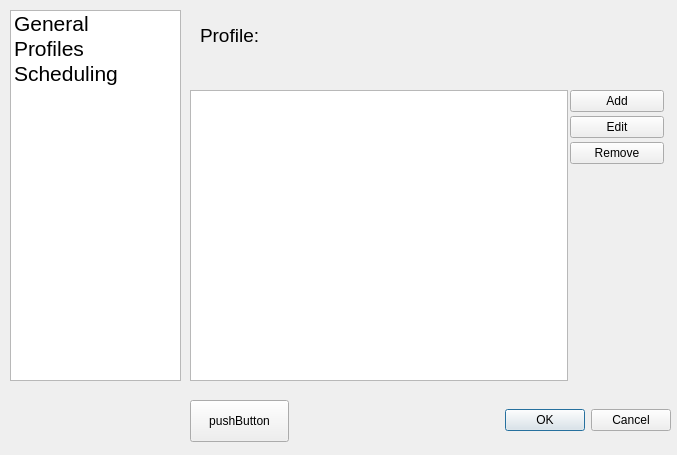
<?xml version="1.0" encoding="UTF-8"?>
<ui version="4.0">
 <class>SettingDialog</class>
 <widget class="QDialog" name="SettingDialog">
  <property name="geometry">
   <rect>
    <x>0</x>
    <y>0</y>
    <width>677</width>
    <height>455</height>
   </rect>
  </property>
  <property name="windowTitle">
   <string>Dialog</string>
  </property>
  <widget class="QDialogButtonBox" name="buttonBox">
   <property name="geometry">
    <rect>
     <x>220</x>
     <y>400</y>
     <width>451</width>
     <height>41</height>
    </rect>
   </property>
   <property name="orientation">
    <enum>Qt::Horizontal</enum>
   </property>
   <property name="standardButtons">
    <set>QDialogButtonBox::Cancel|QDialogButtonBox::Ok</set>
   </property>
  </widget>
  <widget class="QListWidget" name="sPageList">
   <property name="geometry">
    <rect>
     <x>10</x>
     <y>10</y>
     <width>171</width>
     <height>371</height>
    </rect>
   </property>
   <item>
    <property name="text">
     <string>General</string>
    </property>
    <property name="font">
     <font>
      <pointsize>16</pointsize>
     </font>
    </property>
    <property name="icon">
     <iconset theme="start">
      <normaloff>.</normaloff>.</iconset>
    </property>
   </item>
   <item>
    <property name="text">
     <string>Profiles</string>
    </property>
    <property name="font">
     <font>
      <pointsize>16</pointsize>
     </font>
    </property>
    <property name="icon">
     <iconset theme="style">
      <normaloff>.</normaloff>.</iconset>
    </property>
   </item>
   <item>
    <property name="text">
     <string>Scheduling</string>
    </property>
    <property name="font">
     <font>
      <pointsize>16</pointsize>
     </font>
    </property>
    <property name="icon">
     <iconset theme="time">
      <normaloff>.</normaloff>.</iconset>
    </property>
   </item>
  </widget>
  <widget class="QStackedWidget" name="stackedWidget">
   <property name="geometry">
    <rect>
     <x>180</x>
     <y>10</y>
     <width>491</width>
     <height>381</height>
    </rect>
   </property>
   <property name="currentIndex">
    <number>1</number>
   </property>
   <widget class="QWidget" name="generalPage">
    <widget class="QCheckBox" name="notifiyCheckBox">
     <property name="geometry">
      <rect>
       <x>190</x>
       <y>40</y>
       <width>181</width>
       <height>26</height>
      </rect>
     </property>
     <property name="text">
      <string>Enable Notifications</string>
     </property>
    </widget>
    <widget class="QCheckBox" name="hiddenCheckBox">
     <property name="geometry">
      <rect>
       <x>190</x>
       <y>100</y>
       <width>171</width>
       <height>26</height>
      </rect>
     </property>
     <property name="text">
      <string>Start Hidden</string>
     </property>
    </widget>
    <widget class="QCheckBox" name="autoStartCheckBox">
     <property name="geometry">
      <rect>
       <x>190</x>
       <y>160</y>
       <width>151</width>
       <height>26</height>
      </rect>
     </property>
     <property name="text">
      <string>AutoStart</string>
     </property>
    </widget>
   </widget>
   <widget class="QWidget" name="profilePage">
    <widget class="QListView" name="listView_2">
     <property name="geometry">
      <rect>
       <x>10</x>
       <y>80</y>
       <width>378</width>
       <height>291</height>
      </rect>
     </property>
    </widget>
    <widget class="QWidget" name="layoutWidget">
     <property name="geometry">
      <rect>
       <x>390</x>
       <y>80</y>
       <width>94</width>
       <height>291</height>
      </rect>
     </property>
     <layout class="QVBoxLayout" name="verticalLayout_8">
      <item>
       <layout class="QVBoxLayout" name="verticalLayout_9">
        <property name="spacing">
         <number>4</number>
        </property>
        <item>
         <widget class="QPushButton" name="addProfileBtn">
          <property name="text">
           <string>Add</string>
          </property>
         </widget>
        </item>
        <item>
         <widget class="QPushButton" name="editProfileBtn">
          <property name="text">
           <string>Edit</string>
          </property>
         </widget>
        </item>
        <item>
         <widget class="QPushButton" name="removeProfileBtn">
          <property name="text">
           <string>Remove</string>
          </property>
         </widget>
        </item>
        <item>
         <spacer name="verticalSpacer_4">
          <property name="orientation">
           <enum>Qt::Vertical</enum>
          </property>
          <property name="sizeHint" stdset="0">
           <size>
            <width>20</width>
            <height>40</height>
           </size>
          </property>
         </spacer>
        </item>
       </layout>
      </item>
     </layout>
    </widget>
    <widget class="QLabel" name="label">
     <property name="geometry">
      <rect>
       <x>20</x>
       <y>10</y>
       <width>111</width>
       <height>31</height>
      </rect>
     </property>
     <property name="font">
      <font>
       <pointsize>14</pointsize>
      </font>
     </property>
     <property name="text">
      <string>Profile:</string>
     </property>
    </widget>
   </widget>
   <widget class="QWidget" name="schedulePage"/>
  </widget>
  <widget class="QPushButton" name="pushButton">
   <property name="geometry">
    <rect>
     <x>190</x>
     <y>400</y>
     <width>99</width>
     <height>42</height>
    </rect>
   </property>
   <property name="text">
    <string>pushButton</string>
   </property>
  </widget>
 </widget>
 <resources/>
 <connections>
  <connection>
   <sender>buttonBox</sender>
   <signal>rejected()</signal>
   <receiver>SettingDialog</receiver>
   <slot>reject()</slot>
   <hints>
    <hint type="sourcelabel">
     <x>316</x>
     <y>260</y>
    </hint>
    <hint type="destinationlabel">
     <x>286</x>
     <y>274</y>
    </hint>
   </hints>
  </connection>
  <connection>
   <sender>buttonBox</sender>
   <signal>accepted()</signal>
   <receiver>SettingDialog</receiver>
   <slot>accept()</slot>
   <hints>
    <hint type="sourcelabel">
     <x>248</x>
     <y>254</y>
    </hint>
    <hint type="destinationlabel">
     <x>157</x>
     <y>274</y>
    </hint>
   </hints>
  </connection>
 </connections>
</ui>
